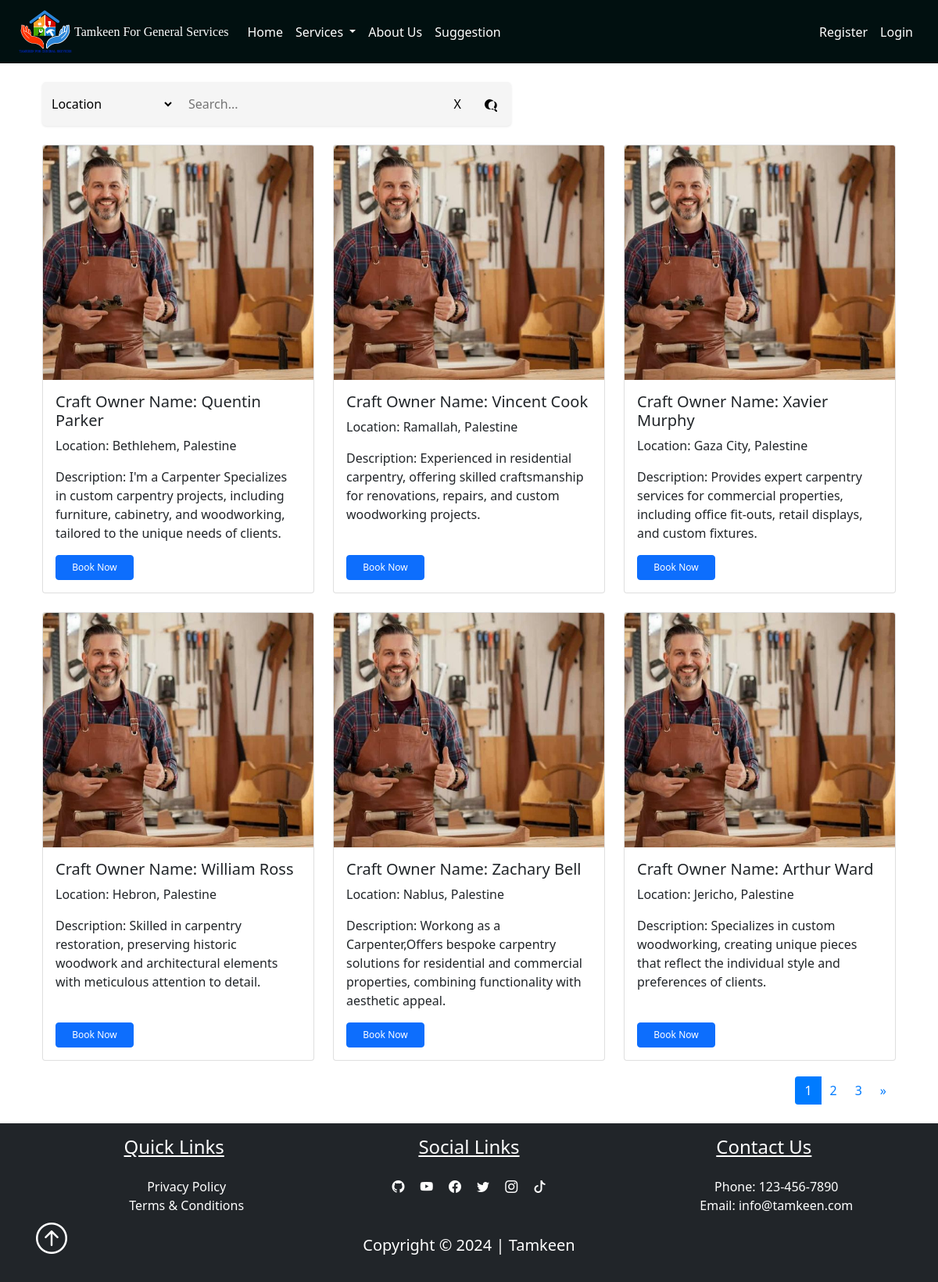
The app's page /Carpentry with its own data.
### pythonic/models.py (models this page shows, shortened)
class User(db.Model, UserMixin):
    id = db.Column(db.Integer, primary_key=True)
    username = db.Column(db.String(25), unique=True, nullable=False)
    email = db.Column(db.String(125), unique=True, nullable=False)
    image_file = db.Column(db.String(20), nullable=False, default="prf.jpg")
    password = db.Column(db.String(60), nullable=False)
    address = db.Column(db.String(25), nullable=False)
    contactNumber = db.Column(db.String(10), nullable=False)
    user_type = db.Column(db.String(20), nullable=False)
    service_type = db.Column(db.String(20), nullable=True)
    description = db.Column(db.Text, nullable=True)
    service_id = db.Column(db.Integer, db.ForeignKey("service.id"), nullable=True)
    availability = db.relationship('Availability', uselist=False, backref='owner', lazy=True)
    works = db.relationship("Work", backref="maker", lazy=True)
    ratings = db.relationship('Rating', foreign_keys='Rating.craft_owner_id', backref='craft_owner', lazy=True)
    average_rating = db.Column(db.Float, nullable=True)

### pythonic/routes.py (the view)
@app.route('/Carpentry')
def Carpentry():
    page = request.args.get('page', 1, type=int)
    per_page = 6
    users, total_users, total_pages = get_Carpentry_users_from_database(page, per_page)
    next_url = url_for('Carpentry', page=page + 1) if page < total_pages else None
    prev_url = url_for('Carpentry', page=page - 1) if page > 1 else None
    pages = range(1, total_pages + 1)
    return render_template('Carpentry.html', Carpentry_users=users, next_url=next_url, prev_url=prev_url, pages=pages, current_page=page)

### instance/helper.py (called while the page is built)
def get_Carpentry_users_from_database(page, per_page):
    Carpentry_pagination = User.query.filter_by(service_type='Carpentry').paginate(page=page, per_page=per_page, error_out=False)
    total_users = Carpentry_pagination.total
    total_pages = Carpentry_pagination.pages
    return Carpentry_pagination.items, total_users, total_pages

### pythonic/templates/Carpentry.html (shortened to what this page needs)
<!DOCTYPE html>
<html lang="en">
<head>
    <link href="{{ url_for('static', filename='css/bootstrap.min.css') }}" rel="stylesheet">
</head>
<body>
    {% extends "layout.html" %}
    {% block content %}
    <br>
    <div class="container">
        <div class="search-container">
            <select id="filterSelect">
                <option value="location">Location</option>
            </select>
            <input type="text" id="searchInput" placeholder="Search...">
            <button id="clearButton">X</button>
            <button id="searchButton">
            </button>
        </div>
        <br>
        <div class="row row-cols-1 row-cols-md-3 g-4" id="cardContainer">
            {% for user in Carpentry_users %}
            <div class="col">
                <div class="card solution_card" data-location="{{ user.address }}" data-craftowner="{{ user.username }}">
                    <img src="{{ url_for('static', filename=user.image_file) }}" class="card-img-top" alt="carpentry image">
                    <div class="card-body">
                        <h5 class="card-title">Craft Owner Name: {{ user.username }}</h5>
                        <p class="card-text">Location: {{ user.address }}</p>
                        <p class="card-text">Description: {{ user.description }}</p>
                        <a href="/appointments?craft_owner={{ user.username }}&service_type={{ user.service_type }}" class="btn btn-primary" style="font-size: 12px; width: 100px;">Book Now</a>
                    </div>
                </div>
            </div>
            {% endfor %}
        </div>
        <div class="pagination-container">
            <nav aria-label="Page navigation">
                <ul class="pagination">
                    {% for page in pages %}
                    <li class="page-item {% if page == current_page %}active{% endif %}">
                        <a class="page-link" href="{{ url_for('Carpentry', page=page) }}">{{ page }}</a>
                    </li>
                    {% endfor %}
                    {% if next_url %}
                    <li class="page-item">
                        <a class="page-link" href="{{ next_url }}" aria-label="Next">
                            <span aria-hidden="true">&raquo;</span>
                        </a>
                    </li>
                    {%endif %}
                </ul>
                </nav>
                </div>
                </div>
                <br>
  {% endblock %}

### pythonic/static/main.css (style rules this page uses)
.container { object-fit:fill; margin: auto; }

### pythonic/templates/Carpentry.html (style rules this page uses)
.search-container { display: flex; align-items: center; background-color: #f5f5f5; padding: 8px; border-radius: 5px; box-shadow: 0px 1px 3px rgba(0, 0, 0, 0.1); width: 600px; margin-left: 0; }
#filterSelect { border: none; background-color: transparent; font-size: 16px; margin-right: 10px; flex-shrink: 0; }
#searchInput { flex-grow: 1; border: none; background-color: transparent; font-size: 16px; padding: 8px; }
#clearButton, #searchButton { border: none; background-color: transparent; font-size: 16px; cursor: pointer; padding: 0 10px; flex-shrink: 0; }
#searchButton svg { vertical-align: middle; }
#clearButton { margin-right: 10px; }
.btn-primary { margin-top: auto; font-size: 14px; padding: 5px 10px; }
.pagination-container { display: flex; justify-content: flex-end; align-items: center; margin-top: 20px; }
.pagination-container .pagination { margin: 0; }
.pagination-container .pagination .page-link { color: #007bff; background-color: transparent; border: none; cursor: pointer; }
.pagination-container .pagination .page-item.active .page-link { z-index: 1; color: #fff; background-color: #007bff; border-color: #007bff; }
.card { display: flex; flex-direction: column; justify-content: space-between; transition: transform 0.3s, box-shadow 0.3s; height: 100%; }
.card-body { flex-grow: 1; display: flex; flex-direction: column; justify-content: space-between; }
.card-img-top { height: 300px; object-fit: cover; }

### records on screen
User: image_file (picture), username "Quentin Parker", address "Bethlehem, Palestine", description "I'm a Carpenter Specializes in custom carpentry projects, including furniture, cabinetry, and woodworking, tailored to the unique needs of clients."
User: image_file (picture), username "Vincent Cook", address "Ramallah, Palestine", description "Experienced in residential carpentry, offering skilled craftsmanship for renovations, repairs, and custom woodworking projects."
User: image_file (picture), username "Xavier Murphy", address "Gaza City, Palestine", description "Provides expert carpentry services for commercial properties, including office fit-outs, retail displays, and custom fixtures."
User: image_file (picture), username "William Ross", address "Hebron, Palestine", description "Skilled in carpentry restoration, preserving historic woodwork and architectural elements with meticulous attention to detail."
User: image_file (picture), username "Zachary Bell", address "Nablus, Palestine", description "Workong as a Carpenter,Offers bespoke carpentry solutions for residential and commercial properties, combining functionality with aesthetic appeal."
User: image_file (picture), username "Arthur Ward", address "Jericho, Palestine", description "Specializes in custom woodworking, creating unique pieces that reflect the individual style and preferences of clients."

### other values on screen
{{ page }} "1" "2" "3"
